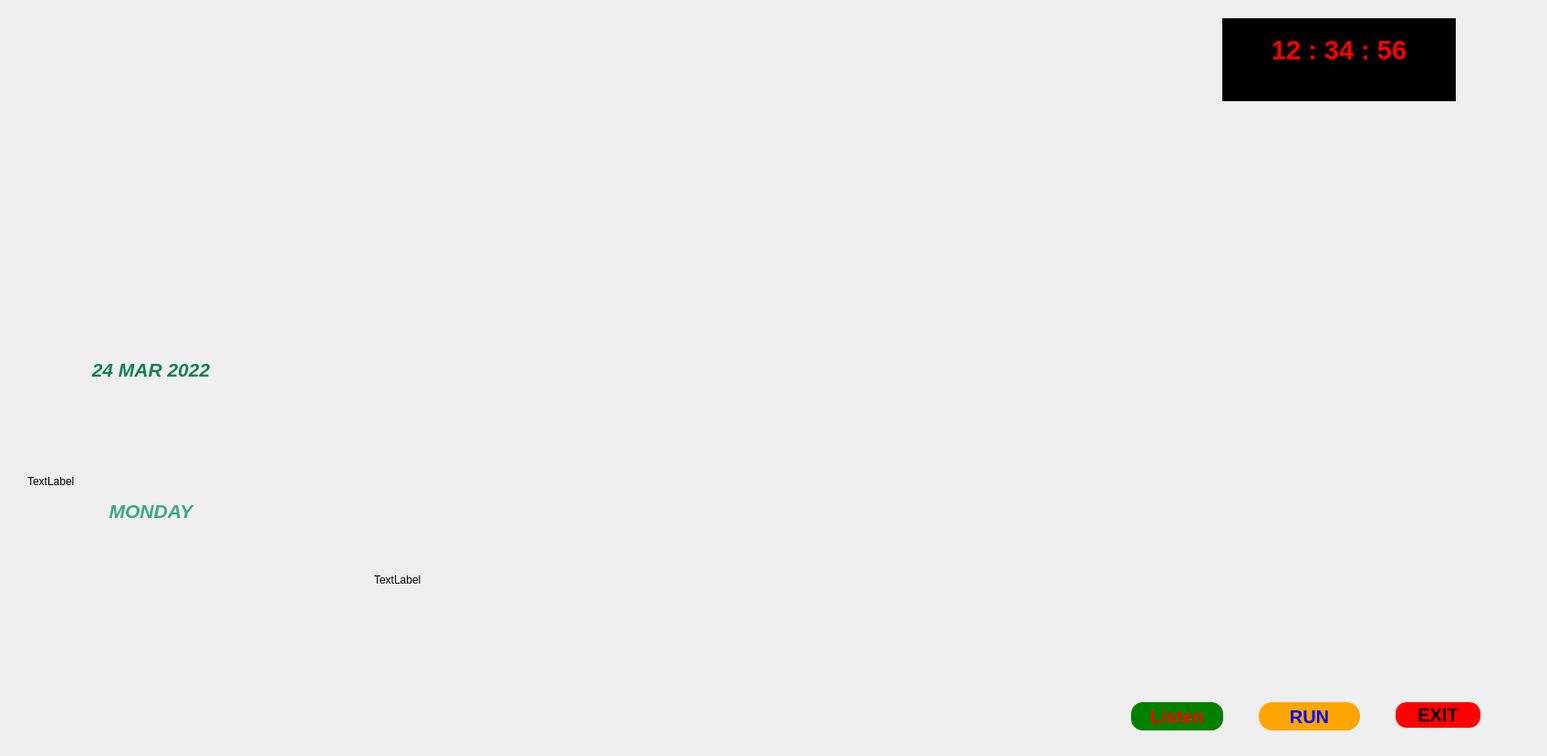
<?xml version="1.0" encoding="UTF-8"?>
<ui version="4.0">
 <class>Form</class>
 <widget class="QWidget" name="Form">
  <property name="geometry">
   <rect>
    <x>0</x>
    <y>0</y>
    <width>1696</width>
    <height>829</height>
   </rect>
  </property>
  <property name="windowTitle">
   <string>Form</string>
  </property>
  <widget class="QLabel" name="background">
   <property name="geometry">
    <rect>
     <x>-10</x>
     <y>-60</y>
     <width>1771</width>
     <height>941</height>
    </rect>
   </property>
   <property name="autoFillBackground">
    <bool>false</bool>
   </property>
   <property name="text">
    <string/>
   </property>
   <property name="pixmap">
    <pixmap>lib/pure black.webp</pixmap>
   </property>
   <property name="scaledContents">
    <bool>true</bool>
   </property>
  </widget>
  <widget class="QLabel" name="circle_1">
   <property name="geometry">
    <rect>
     <x>1540</x>
     <y>170</y>
     <width>161</width>
     <height>161</height>
    </rect>
   </property>
   <property name="text">
    <string/>
   </property>
   <property name="pixmap">
    <pixmap>lib/circle gif.gif</pixmap>
   </property>
   <property name="scaledContents">
    <bool>true</bool>
   </property>
  </widget>
  <widget class="QLabel" name="label_3">
   <property name="geometry">
    <rect>
     <x>10</x>
     <y>330</y>
     <width>301</width>
     <height>141</height>
    </rect>
   </property>
   <property name="text">
    <string/>
   </property>
   <property name="pixmap">
    <pixmap>lib/bar.jpg</pixmap>
   </property>
   <property name="scaledContents">
    <bool>true</bool>
   </property>
  </widget>
  <widget class="QLabel" name="initial_loading">
   <property name="geometry">
    <rect>
     <x>0</x>
     <y>-20</y>
     <width>451</width>
     <height>291</height>
    </rect>
   </property>
   <property name="text">
    <string/>
   </property>
   <property name="pixmap">
    <pixmap>lib/load gif.gif</pixmap>
   </property>
   <property name="scaledContents">
    <bool>true</bool>
   </property>
  </widget>
  <widget class="QLabel" name="label">
   <property name="geometry">
    <rect>
     <x>30</x>
     <y>520</y>
     <width>55</width>
     <height>16</height>
    </rect>
   </property>
   <property name="text">
    <string>TextLabel</string>
   </property>
  </widget>
  <widget class="QLabel" name="circle_5">
   <property name="geometry">
    <rect>
     <x>930</x>
     <y>640</y>
     <width>171</width>
     <height>161</height>
    </rect>
   </property>
   <property name="text">
    <string/>
   </property>
   <property name="pixmap">
    <pixmap>lib/load gif 2.gif</pixmap>
   </property>
   <property name="scaledContents">
    <bool>true</bool>
   </property>
  </widget>
  <widget class="QLabel" name="circle_7">
   <property name="geometry">
    <rect>
     <x>-40</x>
     <y>630</y>
     <width>271</width>
     <height>201</height>
    </rect>
   </property>
   <property name="text">
    <string/>
   </property>
   <property name="pixmap">
    <pixmap>lib/new type.gif</pixmap>
   </property>
   <property name="scaledContents">
    <bool>true</bool>
   </property>
  </widget>
  <widget class="QLabel" name="label_8">
   <property name="geometry">
    <rect>
     <x>10</x>
     <y>490</y>
     <width>301</width>
     <height>141</height>
    </rect>
   </property>
   <property name="text">
    <string/>
   </property>
   <property name="pixmap">
    <pixmap>lib/bar.jpg</pixmap>
   </property>
   <property name="scaledContents">
    <bool>true</bool>
   </property>
  </widget>
  <widget class="QLabel" name="load_1">
   <property name="geometry">
    <rect>
     <x>-10</x>
     <y>10</y>
     <width>191</width>
     <height>41</height>
    </rect>
   </property>
   <property name="text">
    <string/>
   </property>
   <property name="pixmap">
    <pixmap>lib/new 2.gif</pixmap>
   </property>
   <property name="scaledContents">
    <bool>true</bool>
   </property>
  </widget>
  <widget class="QLabel" name="load_2">
   <property name="geometry">
    <rect>
     <x>180</x>
     <y>10</y>
     <width>191</width>
     <height>41</height>
    </rect>
   </property>
   <property name="text">
    <string/>
   </property>
   <property name="pixmap">
    <pixmap>lib/new 2.gif</pixmap>
   </property>
   <property name="scaledContents">
    <bool>true</bool>
   </property>
  </widget>
  <widget class="QLabel" name="load_3">
   <property name="geometry">
    <rect>
     <x>370</x>
     <y>10</y>
     <width>191</width>
     <height>41</height>
    </rect>
   </property>
   <property name="text">
    <string/>
   </property>
   <property name="pixmap">
    <pixmap>lib/new 2.gif</pixmap>
   </property>
   <property name="scaledContents">
    <bool>true</bool>
   </property>
  </widget>
  <widget class="QLabel" name="date">
   <property name="geometry">
    <rect>
     <x>70</x>
     <y>380</y>
     <width>191</width>
     <height>51</height>
    </rect>
   </property>
   <property name="text">
    <string>&lt;html&gt;&lt;head/&gt;&lt;body&gt;&lt;p align=&quot;center&quot;&gt;&lt;span style=&quot; font-size:16pt; font-weight:600; font-style:italic; color:#11814d;&quot;&gt;24 MAR 2022&lt;/span&gt;&lt;/p&gt;&lt;/body&gt;&lt;/html&gt;</string>
   </property>
   <property name="scaledContents">
    <bool>true</bool>
   </property>
  </widget>
  <widget class="QLabel" name="weekday">
   <property name="geometry">
    <rect>
     <x>50</x>
     <y>540</y>
     <width>231</width>
     <height>41</height>
    </rect>
   </property>
   <property name="text">
    <string>&lt;html&gt;&lt;head/&gt;&lt;body&gt;&lt;p align=&quot;center&quot;&gt;&lt;span style=&quot; font-size:16pt; font-weight:600; font-style:italic; color:#3aa880;&quot;&gt;MONDAY&lt;/span&gt;&lt;/p&gt;&lt;/body&gt;&lt;/html&gt;</string>
   </property>
   <property name="scaledContents">
    <bool>true</bool>
   </property>
  </widget>
  <widget class="QLabel" name="load_5">
   <property name="geometry">
    <rect>
     <x>560</x>
     <y>10</y>
     <width>191</width>
     <height>41</height>
    </rect>
   </property>
   <property name="text">
    <string/>
   </property>
   <property name="pixmap">
    <pixmap>lib/new 2.gif</pixmap>
   </property>
   <property name="scaledContents">
    <bool>true</bool>
   </property>
  </widget>
  <widget class="QLabel" name="load_6">
   <property name="geometry">
    <rect>
     <x>750</x>
     <y>10</y>
     <width>191</width>
     <height>41</height>
    </rect>
   </property>
   <property name="text">
    <string/>
   </property>
   <property name="pixmap">
    <pixmap>lib/new 2.gif</pixmap>
   </property>
   <property name="scaledContents">
    <bool>true</bool>
   </property>
  </widget>
  <widget class="QLabel" name="circle_6">
   <property name="geometry">
    <rect>
     <x>160</x>
     <y>630</y>
     <width>271</width>
     <height>201</height>
    </rect>
   </property>
   <property name="text">
    <string/>
   </property>
   <property name="pixmap">
    <pixmap>lib/new type.gif</pixmap>
   </property>
   <property name="scaledContents">
    <bool>true</bool>
   </property>
  </widget>
  <widget class="QLabel" name="circle_4">
   <property name="geometry">
    <rect>
     <x>640</x>
     <y>640</y>
     <width>171</width>
     <height>161</height>
    </rect>
   </property>
   <property name="text">
    <string/>
   </property>
   <property name="pixmap">
    <pixmap>lib/load gif 2.gif</pixmap>
   </property>
   <property name="scaledContents">
    <bool>true</bool>
   </property>
  </widget>
  <widget class="QLabel" name="label_6">
   <property name="geometry">
    <rect>
     <x>410</x>
     <y>610</y>
     <width>81</width>
     <height>51</height>
    </rect>
   </property>
   <property name="text">
    <string>TextLabel</string>
   </property>
  </widget>
  <widget class="QLabel" name="jarvis_logo">
   <property name="geometry">
    <rect>
     <x>700</x>
     <y>510</y>
     <width>331</width>
     <height>161</height>
    </rect>
   </property>
   <property name="text">
    <string/>
   </property>
   <property name="pixmap">
    <pixmap>lib/jarvis logo.png</pixmap>
   </property>
   <property name="scaledContents">
    <bool>true</bool>
   </property>
  </widget>
  <widget class="QLabel" name="iron_man">
   <property name="geometry">
    <rect>
     <x>620</x>
     <y>120</y>
     <width>481</width>
     <height>501</height>
    </rect>
   </property>
   <property name="text">
    <string/>
   </property>
   <property name="pixmap">
    <pixmap>lib/iron man.gif</pixmap>
   </property>
   <property name="scaledContents">
    <bool>true</bool>
   </property>
  </widget>
  <widget class="QLabel" name="circle_3">
   <property name="geometry">
    <rect>
     <x>1540</x>
     <y>480</y>
     <width>161</width>
     <height>161</height>
    </rect>
   </property>
   <property name="font">
    <font>
     <pointsize>18</pointsize>
     <weight>75</weight>
     <bold>true</bold>
    </font>
   </property>
   <property name="text">
    <string/>
   </property>
   <property name="pixmap">
    <pixmap>lib/circle gif.gif</pixmap>
   </property>
   <property name="scaledContents">
    <bool>true</bool>
   </property>
  </widget>
  <widget class="QLabel" name="circle_2">
   <property name="geometry">
    <rect>
     <x>1540</x>
     <y>320</y>
     <width>161</width>
     <height>161</height>
    </rect>
   </property>
   <property name="text">
    <string/>
   </property>
   <property name="pixmap">
    <pixmap>lib/circle gif.gif</pixmap>
   </property>
   <property name="scaledContents">
    <bool>true</bool>
   </property>
  </widget>
  <widget class="QPushButton" name="run_btn">
   <property name="geometry">
    <rect>
     <x>1380</x>
     <y>770</y>
     <width>111</width>
     <height>31</height>
    </rect>
   </property>
   <property name="autoFillBackground">
    <bool>false</bool>
   </property>
   <property name="styleSheet">
    <string notr="true">background-color:orange;
border-radius:15px;
text-align:center;
font-weight:bold;
font-size:20px;
color:blue;</string>
   </property>
   <property name="text">
    <string>RUN</string>
   </property>
   <property name="autoDefault">
    <bool>false</bool>
   </property>
   <property name="default">
    <bool>false</bool>
   </property>
   <property name="flat">
    <bool>false</bool>
   </property>
  </widget>
  <widget class="QPushButton" name="exit_btn">
   <property name="geometry">
    <rect>
     <x>1530</x>
     <y>770</y>
     <width>93</width>
     <height>28</height>
    </rect>
   </property>
   <property name="styleSheet">
    <string notr="true">background-color:red;
border-radius: 12px;
text-align:center;
font-size : 20px;
font-weight:bold;
color:black;
</string>
   </property>
   <property name="text">
    <string>EXIT</string>
   </property>
  </widget>
  <widget class="QTextBrowser" name="textBrowser">
   <property name="geometry">
    <rect>
     <x>1340</x>
     <y>20</y>
     <width>256</width>
     <height>91</height>
    </rect>
   </property>
   <property name="styleSheet">
    <string notr="true">background:black;</string>
   </property>
   <property name="html">
    <string>&lt;!DOCTYPE HTML PUBLIC &quot;-//W3C//DTD HTML 4.0//EN&quot; &quot;http://www.w3.org/TR/REC-html40/strict.dtd&quot;&gt;
&lt;html&gt;&lt;head&gt;&lt;meta name=&quot;qrichtext&quot; content=&quot;1&quot; /&gt;&lt;style type=&quot;text/css&quot;&gt;
p, li { white-space: pre-wrap; }
&lt;/style&gt;&lt;/head&gt;&lt;body style=&quot; font-family:'MS Shell Dlg 2'; font-size:7.8pt; font-weight:400; font-style:normal;&quot;&gt;
&lt;p align=&quot;center&quot; style=&quot;-qt-paragraph-type:empty; margin-top:0px; margin-bottom:0px; margin-left:0px; margin-right:0px; -qt-block-indent:0; text-indent:0px;&quot;&gt;&lt;br /&gt;&lt;/p&gt;
&lt;p align=&quot;center&quot; style=&quot; margin-top:0px; margin-bottom:0px; margin-left:0px; margin-right:0px; -qt-block-indent:0; text-indent:0px;&quot;&gt;&lt;span style=&quot; font-size:22pt; font-weight:600; color:#ff0000;&quot;&gt;12 : 34 : 56&lt;/span&gt;&lt;/p&gt;&lt;/body&gt;&lt;/html&gt;</string>
   </property>
  </widget>
  <widget class="QPushButton" name="pushButton">
   <property name="geometry">
    <rect>
     <x>1240</x>
     <y>770</y>
     <width>101</width>
     <height>31</height>
    </rect>
   </property>
   <property name="styleSheet">
    <string notr="true">background-color:green;
border-radius:13px;
text-align:center;
font-weight:bold;
font-size:20px;
color:red;</string>
   </property>
   <property name="text">
    <string>Listen</string>
   </property>
  </widget>
  <zorder>background</zorder>
  <zorder>circle_6</zorder>
  <zorder>circle_1</zorder>
  <zorder>initial_loading</zorder>
  <zorder>label</zorder>
  <zorder>circle_7</zorder>
  <zorder>label_8</zorder>
  <zorder>load_1</zorder>
  <zorder>load_2</zorder>
  <zorder>load_3</zorder>
  <zorder>weekday</zorder>
  <zorder>load_5</zorder>
  <zorder>load_6</zorder>
  <zorder>label_6</zorder>
  <zorder>iron_man</zorder>
  <zorder>jarvis_logo</zorder>
  <zorder>circle_4</zorder>
  <zorder>circle_5</zorder>
  <zorder>label_3</zorder>
  <zorder>date</zorder>
  <zorder>circle_3</zorder>
  <zorder>circle_2</zorder>
  <zorder>run_btn</zorder>
  <zorder>exit_btn</zorder>
  <zorder>textBrowser</zorder>
  <zorder>pushButton</zorder>
 </widget>
 <resources/>
 <connections/>
</ui>
